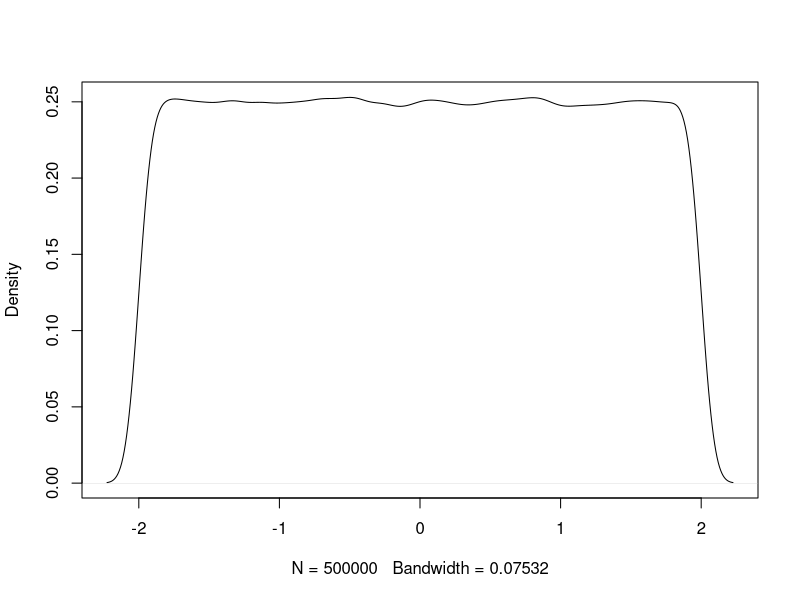
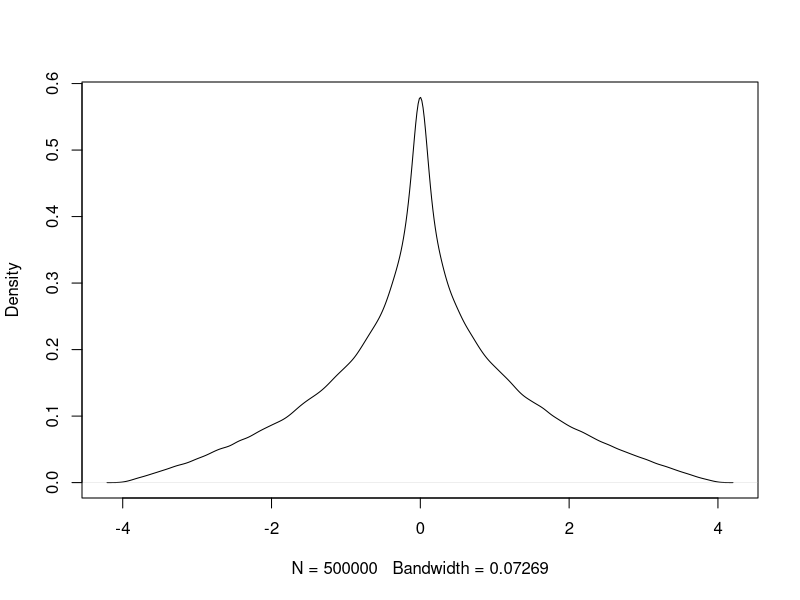
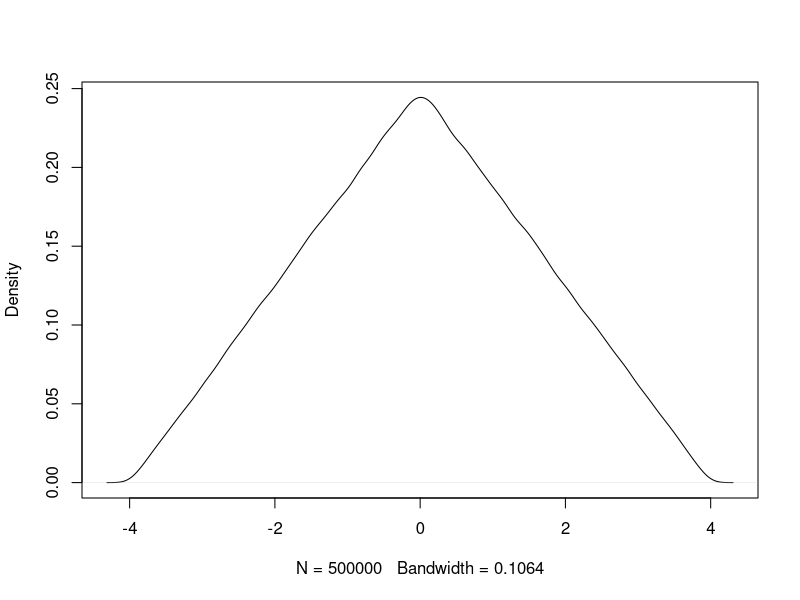

Here is the R script that generated these plots, in order: (Note: a time limit stopped this script after it produced the figures.)
# Calculate the true for Section 5

# For Section 5.1 Evaluation and Comparison with Average Treatment Effect
# and Section 5.2 Evaluation of Multiple Constraints 

# Scenario 1

p = 10 # dimension of X

n = 500000 

x = matrix(runif(n*p, -2, 2), nrow=n, ncol=p)
# Kernel Density Plot
CX =  x[, 1] 
CX_den <- density(CX) # returns the density data 

plot(CX_den, main='') 

sum((CX > 0) * CX) / sum(CX > 0) # \delta = 1, expected selected sample ratio : 50% S1
mean(CX > 0)  

# Scenario 2 
# Kernel Density Plot
CX = (x[, 1] * x[, 2])
CX_den <- density(CX) # returns the density data

plot(CX_den, main='') 

sum((CX > 0) * CX) / sum(CX > 0) # \delta = 1.0 , expected selected sample ratio : 50% S2 
mean(CX > 0)  


# Scenario 3  
# Kernel Density Plot
CX = (x[, 1] + x[, 2])
CX_den <- density(CX) # returns the density data 

plot(CX_den, main='') 

sum((CX > -0.55) * CX) / sum(CX > -0.55) # \delta = 1.0, expected selected sample ratio : 63% S2 
mean(CX > -0.55)  
 

# For Section 5.3 Evaluation of Survival Data

# Scenario 4


set.seed(2333)
# calculate the true:
p = 10 # dimension of X

n = 10000  
NN = 1000  

x = matrix(runif(n*p, -1, 1), nrow=n, ncol=p)

L = 7

Y1 = exp(0.1 * x[, 1] + 0.2 * x[, 2] + (x[, 1]))

Y0 = exp(0.1 * x[, 1] + 0.2 * x[, 2])

CX_gen = function (x){
    
    epsilon = exp(rnorm(NN, 0, 1))   # L = 12
#     epsilon = exp(rlogis(NN))        # L = 21
#     epsilon = exp(log(-log(1-runif(NN))))  # L = 8
    mean(apply(cbind(x * epsilon, L),1,min))
    
}
# runif(n, 0, 7) 25% # runif(n, 0, 12) #15% #normal
# runif(n, 0, 10) 25% # runif(n, 0, 21) #15% #logsitic
# runif(n, 0, 4) 25% # runif(n, 0, 8) #15% #extreme
 
CX_surv1 = apply(as.matrix(Y1), 1, CX_gen) - apply(as.matrix(Y0), 1, CX_gen)


set.seed(2333)
# calculate the true:
p = 10 # dimension of X

n = 10000  
NN = 1000  

x = matrix(runif(n*p, -1, 1), nrow=n, ncol=p)

L = 12

Y1 = exp(0.1 * x[, 1] + 0.2 * x[, 2] + (x[, 1]))

Y0 = exp(0.1 * x[, 1] + 0.2 * x[, 2])

CX_gen = function (x){
    
    epsilon = exp(rnorm(NN, 0, 1))   # L = 12
#     epsilon = exp(rlogis(NN))        # L = 21
#     epsilon = exp(log(-log(1-runif(NN))))  # L = 8
    mean(apply(cbind(x * epsilon, L),1,min))
    
}
# runif(n, 0, 7) 25% # runif(n, 0, 12) #15% #normal
# runif(n, 0, 10) 25% # runif(n, 0, 21) #15% #logsitic
# runif(n, 0, 4) 25% # runif(n, 0, 8) #15% #extreme
 
CX_surv2 = apply(as.matrix(Y1), 1, CX_gen) - apply(as.matrix(Y0), 1, CX_gen)
         


set.seed(2333)
# calculate the true:
p = 10 # dimension of X

n = 10000  
NN = 1000  

x = matrix(runif(n*p, -1, 1), nrow=n, ncol=p)

L = 10

Y1 = exp(0.1 * x[, 1] + 0.2 * x[, 2] + (x[, 1]))

Y0 = exp(0.1 * x[, 1] + 0.2 * x[, 2])

CX_gen = function (x){
    
#     epsilon = exp(rnorm(NN, 0, 1))   # L = 12
    epsilon = exp(rlogis(NN))        # L = 21
#     epsilon = exp(log(-log(1-runif(NN))))  # L = 8
    mean(apply(cbind(x * epsilon, L),1,min))
    
}
# runif(n, 0, 7) 25% # runif(n, 0, 12) #15% #normal
# runif(n, 0, 10) 25% # runif(n, 0, 21) #15% #logsitic
# runif(n, 0, 4) 25% # runif(n, 0, 8) #15% #extreme
 
CX_surv3 = apply(as.matrix(Y1), 1, CX_gen) - apply(as.matrix(Y0), 1, CX_gen)
         

set.seed(2333)
# calculate the true:
p = 10 # dimension of X

n = 10000  
NN = 1000  

x = matrix(runif(n*p, -1, 1), nrow=n, ncol=p)

L = 21

Y1 = exp(0.1 * x[, 1] + 0.2 * x[, 2] + (x[, 1]))

Y0 = exp(0.1 * x[, 1] + 0.2 * x[, 2])

CX_gen = function (x){
    
#     epsilon = exp(rnorm(NN, 0, 1))   # L = 12
    epsilon = exp(rlogis(NN))        # L = 21
#     epsilon = exp(log(-log(1-runif(NN))))  # L = 8
    mean(apply(cbind(x * epsilon, L),1,min))
    
}
# runif(n, 0, 7) 25% # runif(n, 0, 12) #15% #normal
# runif(n, 0, 10) 25% # runif(n, 0, 21) #15% #logsitic
# runif(n, 0, 4) 25% # runif(n, 0, 8) #15% #extreme
 
CX_surv4 = apply(as.matrix(Y1), 1, CX_gen) - apply(as.matrix(Y0), 1, CX_gen)
         

set.seed(2333)
# calculate the true:
p = 10 # dimension of X

n = 10000  
NN = 1000  

x = matrix(runif(n*p, -1, 1), nrow=n, ncol=p)

L = 4

Y1 = exp(0.1 * x[, 1] + 0.2 * x[, 2] + (x[, 1]))

Y0 = exp(0.1 * x[, 1] + 0.2 * x[, 2])

CX_gen = function (x){
    
#     epsilon = exp(rnorm(NN, 0, 1))   # L = 12
#     epsilon = exp(rlogis(NN))        # L = 21
    epsilon = exp(log(-log(1-runif(NN))))  # L = 8
    mean(apply(cbind(x * epsilon, L),1,min))
    
}
# runif(n, 0, 7) 25% # runif(n, 0, 12) #15% #normal
# runif(n, 0, 10) 25% # runif(n, 0, 21) #15% #logsitic
# runif(n, 0, 4) 25% # runif(n, 0, 8) #15% #extreme
 
CX_surv5 = apply(as.matrix(Y1), 1, CX_gen) - apply(as.matrix(Y0), 1, CX_gen)
         

set.seed(2333)
# calculate the true:
p = 10 # dimension of X

n = 10000  
NN = 1000  

x = matrix(runif(n*p, -1, 1), nrow=n, ncol=p)

L = 8

Y1 = exp(0.1 * x[, 1] + 0.2 * x[, 2] + (x[, 1]))

Y0 = exp(0.1 * x[, 1] + 0.2 * x[, 2])

CX_gen = function (x){
    
#     epsilon = exp(rnorm(NN, 0, 1))   # L = 12
#     epsilon = exp(rlogis(NN))        # L = 21
    epsilon = exp(log(-log(1-runif(NN))))  # L = 8
    mean(apply(cbind(x * epsilon, L),1,min))
    
}
# runif(n, 0, 7) 25% # runif(n, 0, 12) #15% #normal
# runif(n, 0, 10) 25% # runif(n, 0, 21) #15% #logsitic
# runif(n, 0, 4) 25% # runif(n, 0, 8) #15% #extreme
 
CX_surv6 = apply(as.matrix(Y1), 1, CX_gen) - apply(as.matrix(Y0), 1, CX_gen)
         


CX_den <- density(CX_surv1) # returns the density data
CX_den2 <- density(CX_surv2) # returns the density data
CX_den3 <- density(CX_surv3) # returns the density data
CX_den4 <- density(CX_surv4) # returns the density data
CX_den5 <- density(CX_surv5) # returns the density data
CX_den6 <- density(CX_surv6) # returns the density data
pdf("S2_den.pdf") 

plot(CX_den, main='', xlab='Restricted Mean Survival Time', col = 'blue', lty=1, xlim=c(-2,3), ylim = c(0,1.1))
lines(CX_den2, col = 'blue', lty=2)
lines(CX_den3, col = 'green', lty=1)
lines(CX_den4, col = 'green', lty=2)
lines(CX_den5, col = 'red', lty=1)
lines(CX_den6, col = 'red', lty=2)

legend("topright", legend=c('Normal with Censoring 25%','Normal with Censoring 15%', 
                            'Log with Censoring 25%','Log with Censoring 15%',
                           'Extreme with Censoring 25%','Extreme with Censoring 15%'), 
       lty = c(1,2,1,2,1,2), col = c("blue","blue",'green','green', "red","red"))

dev.off()
